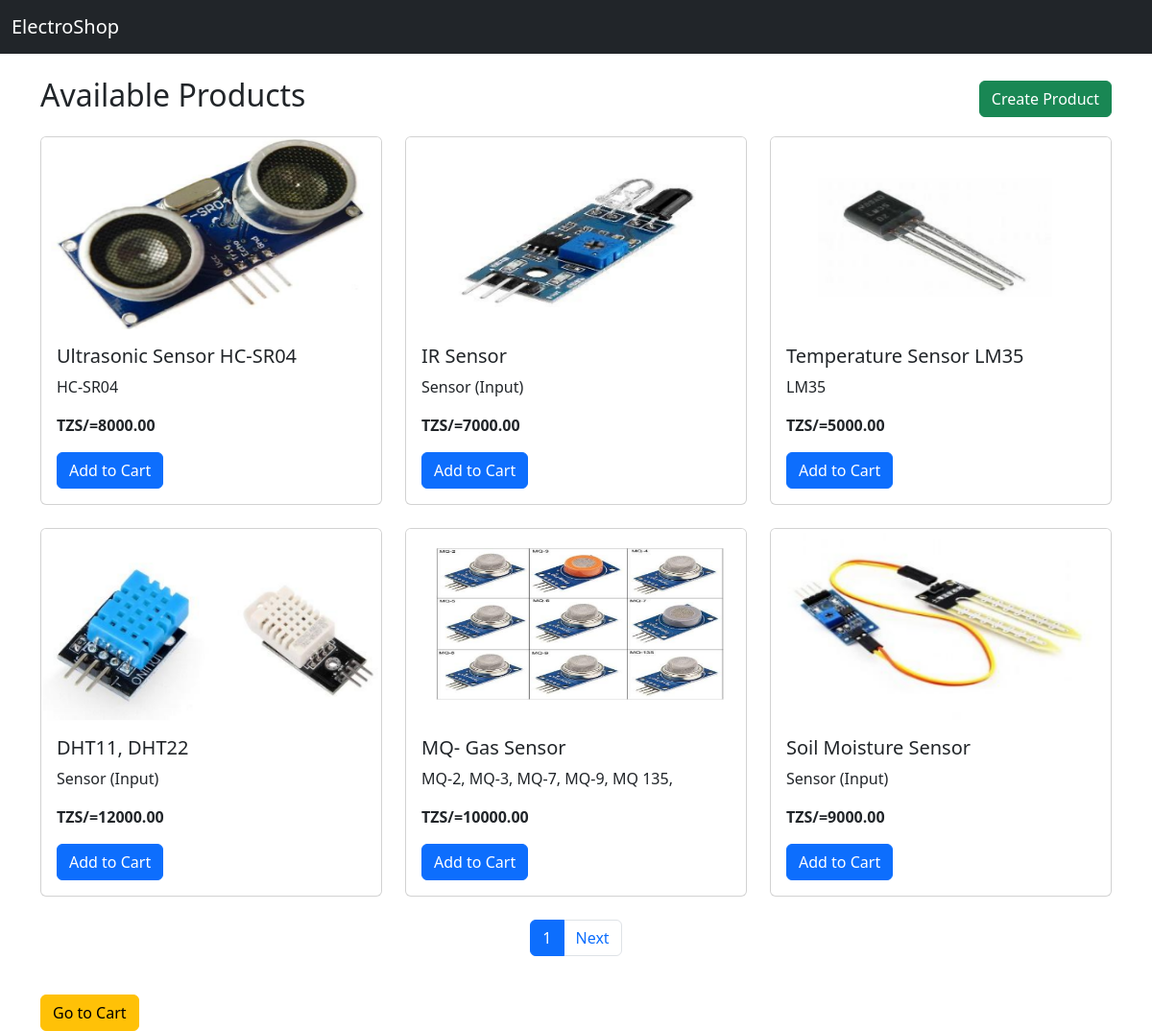
/product-list, run on an earlier commit of the app's database.
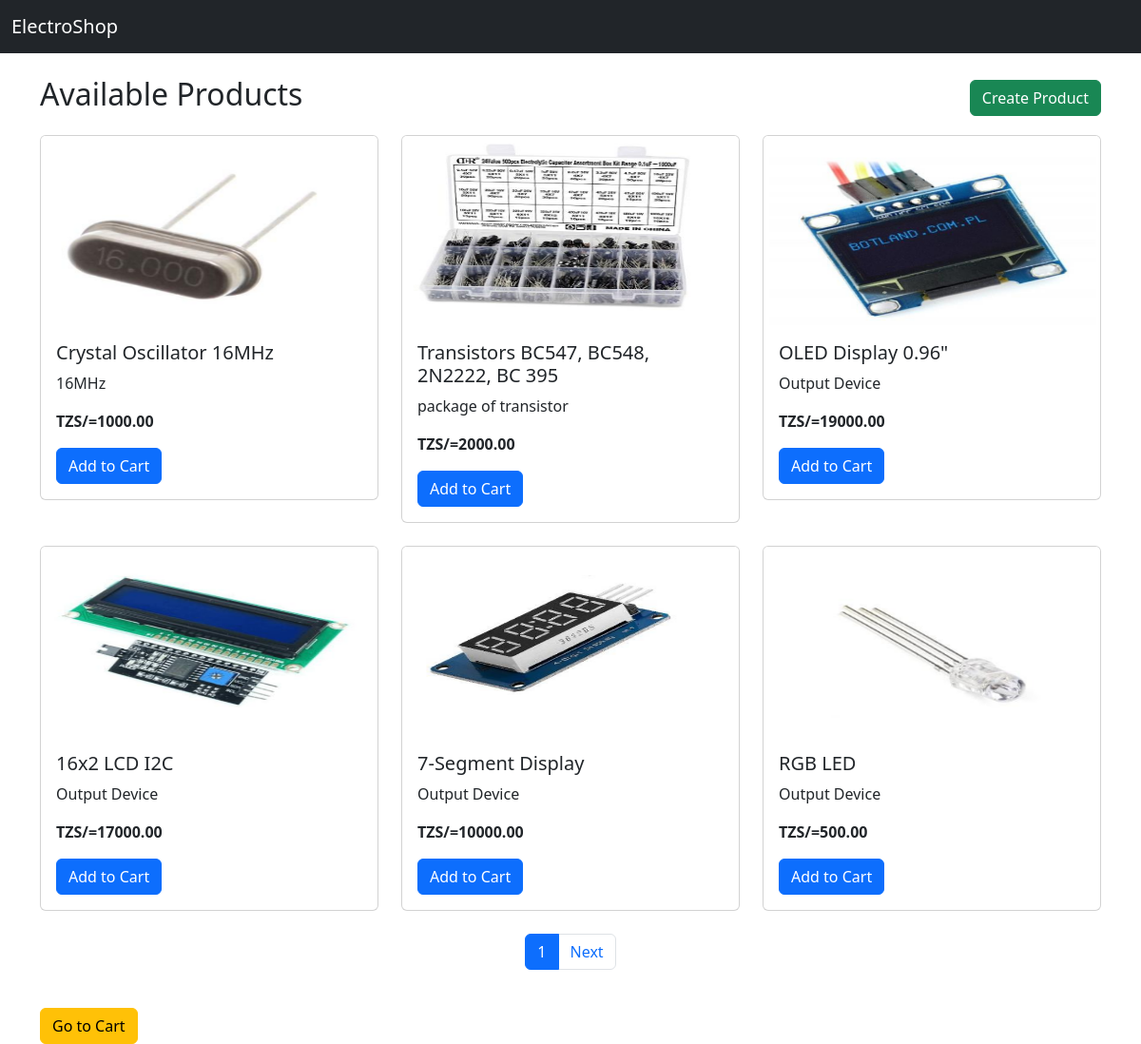
And on a later commit of the database.
### store/models.py (models this page shows, shortened)
class Product(models.Model):
    name = models.CharField(max_length=100)
    description = models.TextField()
    price = models.DecimalField(max_digits=10, decimal_places=2)
    image = models.ImageField(upload_to='products/')
    created_at = models.DateTimeField(auto_now_add=True)

### store/views.py (the view)
# urls.py: path('product-list', ProductListView.as_view(), name='product_list'),
class ProductListView(ListView):
    model = Product
    template_name = 'store/product_list.html'
    context_object_name = 'products'
    reverse_lazy = 'product_list'
    paginate_by = 6

### store/templates/store/product_list.html (shortened to what this page needs)
{% extends 'store/base.html' %}
{% block content %}
<div class="d-flex justify-content-between align-items-center mb-3">
  <h2>Available Products</h2>
  <a href="{% url 'login' %}" class="btn btn-success">
    Create Product
  </a>
</div>
<div class="row">
  {% for product in products %}
  <div class="col-md-4 mb-4">
    <div class="card">
      <img src="{{ product.image.url }}" class="card-img-top" height="200">
      <div class="card-body">
        <h5>{{ product.name }}</h5>
        <p>{{ product.description }}</p>
        <p><strong>TZS/={{ product.price }}</strong></p>
        <form method="post" action="{% url 'add_to_cart' product.pk %}">
          <button type="submit" class="btn btn-primary">Add to Cart</button>
        </form>
      </div>
    </div>
  </div>
  {% endfor %}
   <div class="d-flex justify-content-center">
    {% if is_paginated %}
      <ul class="pagination">
        <li class="page-item active">
          <span class="page-link">{{ page_obj.number }}</span>
        </li>
        {% if page_obj.has_next %}
          <li class="page-item">
            <a class="page-link" href="?page={{ page_obj.next_page_number }}">Next</a>
          </li>
        {% endif %}
      </ul>
    {% endif %}
  </div>
</div>
<a href="{% url 'cart' %}" class="btn btn-warning mt-4">Go to Cart</a>
{% endblock %}

What changed in the data, as far as the page shows it:
removed Product: image (picture), name "Ultrasonic Sensor HC-SR04", description "HC-SR04", price "8000.00"
removed Product: image (picture), name "IR Sensor", description "Sensor (Input)", price "7000.00"
removed Product: image (picture), name "Temperature Sensor LM35", description "LM35", price "5000.00"
removed Product: image (picture), name "DHT11, DHT22", description "Sensor (Input)", price "12000.00"
removed Product: image (picture), name "MQ- Gas Sensor", description "MQ-2, MQ-3, MQ-7, MQ-9, MQ 135,", price "10000.00"
removed Product: image (picture), name "Soil Moisture Sensor", description "Sensor (Input)", price "9000.00"
now on this page (row unchanged): Product: image (picture), name "Crystal Oscillator 16MHz", description "16MHz", price "1000.00"
now on this page (row unchanged): Product: image (picture), name "Transistors BC547, BC548, 2N2222, BC 395", description "package of transistor", price "2000.00"
now on this page (row unchanged): Product: image (picture), name "OLED Display 0.96\"", description "Output Device", price "19000.00"
now on this page (row unchanged): Product: image (picture), name "16x2 LCD I2C", description "Output Device", price "17000.00"
now on this page (row unchanged): Product: image (picture), name "7-Segment Display", description "Output Device", price "10000.00"
now on this page (row unchanged): Product: image (picture), name "RGB LED", description "Output Device", price "500.00"
